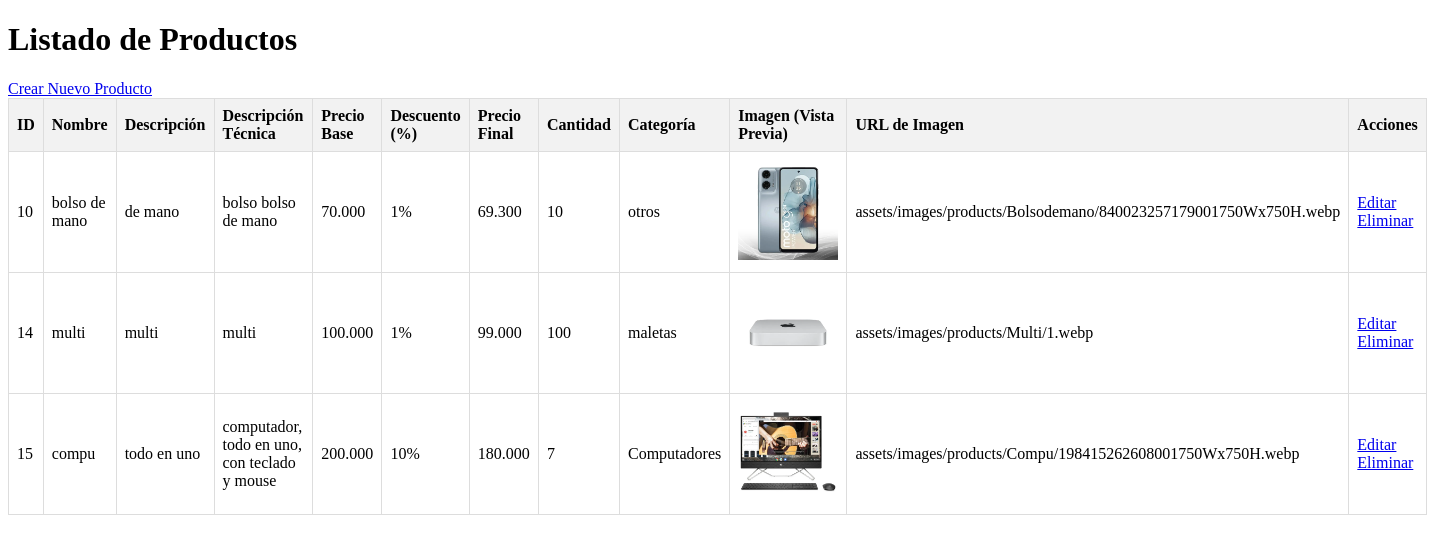
Screenshot of /index.php?c=ProductController&a=main (signed in) with the database file from the repository.
### tables this page shows
CREATE TABLE `products` (
  `id` int NOT NULL COMMENT 'identificador unico de cada producto',
  `name` varchar(250) DEFAULT NULL COMMENT 'nombre de cada producto',
  `description` varchar(250) DEFAULT NULL COMMENT 'descripcion general de cada producto',
  `technical_description` varchar(2000) DEFAULT NULL COMMENT 'descripcion tecnica detallada de cada producto',
  `price` int NOT NULL COMMENT 'precio o valor por uindad del producto',
  `amount` int DEFAULT NULL COMMENT 'cantidad disponible de cada producto',
  `category` int DEFAULT NULL COMMENT 'categoria a la que pertenece cada producto',
  `image` varchar(250) DEFAULT NULL COMMENT 'imagen de cada producto',
  `discount` int NOT NULL COMMENT 'descuento que se aplica al producto',
  `final_price` int GENERATED ALWAYS AS ((`price` - ((`price` * `discount`) / 100))) STORED COMMENT 'valor final a pagar'
);

CREATE TABLE `category` (
  `id_category` int NOT NULL COMMENT 'id unico de cada categoria',
  `name_category` varchar(50) DEFAULT NULL COMMENT 'nombre de la categoria general',
  `desc_category` varchar(250) DEFAULT NULL COMMENT 'descripcion general de la categoria'
);

### controllers/ProductController.php (called while the page is built, shortened)
<?php
require_once 'models/ProductModel.php';
class ProductController
{
    private $productModel;
    public function __construct()
    {
        $db = new Database();
        $pdo = $db->getConnection();
        $this->productModel = new ProductModel($pdo);
    }
    public function main()
    {
        $products = $this->productModel->getAllProducts();
        require_once 'views/rol/admin/dashboard/products/read_products.php';
    }
}
?>

### models/ProductModel.php (called while the page is built, shortened)
<?php
    class ProductModel
    {
        private $db;
        private $id;
        private $name;
        private $description;
        private $technical_description;
        private $price;
        private $amount;
        private $image;
        private $discount;
        private $final_price;
        public function __construct($pdo)
        {
            $this->db = $pdo;
        }
        public function getId() { return $this->id; }
        public function setId($id) { $this->id = $id; }
        public function getName() { return $this->name; }
        public function setName($name) { $this->name = $name; }
        public function getDescription() { return $this->description; }
        public function setDescription($description) { $this->description = $description; }
        public function getTechnicalDescription() { return $this->technical_description; }
        public function setTechnicalDescription($technical_description) { $this->technical_description = $technical_description; }
        public function getPrice() { return $this->price; }
        public function setPrice($price) { $this->price = $price; }
        public function getAmount() { return $this->amount; }
        public function setAmount($amount) { $this->amount = $amount ?? 0;  }
        public function setCategoryName($categoryName) { $this->categoryName = $categoryName; }
        public function getCategoryName() { return $this->categoryName ?? 'Sin categoría'; }
        public function getImage() { return $this->image ?? ''; }
        public function setImage($image) { $this->image = $image; }
        public function getDiscount() { return $this->discount ?? 0; }
        public function setDiscount($discount) { $this->discount = $discount; }
        public function getFinalPrice() { return $this->final_price ?? 0; }
        public function setFinalPrice($final_price) { $this->final_price = $final_price; }
        public function getAllProducts()
        {
            $query = "
                SELECT
                    p.id,
                    p.name,
                    p.description,
                    p.technical_description,
                    p.price,
                    p.amount,
                    p.image,
                    p.category,
                    p.discount,
                    p.final_price,
                    c.name_category AS category_name
                FROM
                    products p
                LEFT JOIN
                    category c ON p.category = c.id_category
            ";
            $stmt = $this->db->prepare($query);
            $stmt->execute();
            $products = [];
            while ($row = $stmt->fetch(PDO::FETCH_ASSOC)) {
                $product = new ProductModel($this->db);
                $product->setId($row['id']);
                $product->setName($row['name']);
                $product->setDescription($row['description']);
                $product->setTechnicalDescription($row['technical_description']);
                $product->setPrice($row['price']);
                $product->setAmount($row['amount']);
                $product->setCategory($row['category']);
                $product->setImage($row['image']);
                $product->setDiscount($row['discount']);
                $product->setFinalPrice($row['final_price']);
                $product->setCategoryName($row['category_name']);
                $products[] = $product;
            }
            return $products;
        }
    }
?>

### views/rol/admin/dashboard/products/read_products.php (the view, shortened to what this page needs)
<!DOCTYPE html>
<html>
<head>
</head>
<body>
<h1>Listado de Productos</h1>
<a href="index.php?c=ProductController&a=create">Crear Nuevo Producto</a>
<table>
    <thead>
        <tr>
            <th>ID</th>
            <th>Nombre</th>
            <th>Descripción</th>
            <th>Descripción Técnica</th>
            <th>Precio Base</th>
            <th>Descuento (%)</th>
            <th>Precio Final</th>
            <th>Cantidad</th>
            <th>Categoría</th>
            <th>Imagen (Vista Previa)</th>
            <th>URL de Imagen</th>
            <th>Acciones</th>
        </tr>
    </thead>
    <tbody>
        <?php foreach ($products as $product): ?>
            <tr>
                <td><?= htmlspecialchars($product->getId()) ?></td>
                <td><?= htmlspecialchars($product->getName()) ?></td>
                <td><?= htmlspecialchars($product->getDescription()) ?></td>
                <td><?= htmlspecialchars($product->getTechnicalDescription()) ?></td>
                <td><?= number_format($product->getPrice(), 0, ',', '.') ?></td>
                <td><?= number_format($product->getDiscount(), 0, ',', '.') ?>%</td>
                <td><?= number_format($product->getFinalPrice(), 0, ',', '.') ?></td>
                <td><?= htmlspecialchars($product->getAmount()) ?></td>
                <td><?= htmlspecialchars($product->getCategoryName()) ?></td>
                <td>
                    <?php if ($product->getImage()): ?>
                        <img src="<?= htmlspecialchars($product->getImage()) ?>" alt="Imagen del producto">
                    <?php else: ?>
                        Sin imagen
                    <?php endif; ?>
                </td>
                <td>
                    <?= htmlspecialchars($product->getImage() ?? 'Sin URL') ?>
                </td>
                <td>
                    <a href="index.php?c=ProductController&a=update&id=<?= htmlspecialchars($product->getId()) ?>">Editar</a>
                    <a href="index.php?c=ProductController&a=delete&id=<?= htmlspecialchars($product->getId()) ?>" class="delete-product" data-id="<?= htmlspecialchars($product->getId()) ?>" data-name="<?= htmlspecialchars($product->getName()) ?>">Eliminar</a>
                </td>
            </tr>
        <?php endforeach; ?>
    </tbody>
</table>
<link rel="stylesheet" href="https://cdn.jsdelivr.net/npm/sweetalert2@11/dist/sweetalert2.min.css">
</body>
</html>

### views/rol/admin/dashboard/products/read_products.php (style rules this page uses)
table { width: 100%; border-collapse: collapse; }
th, td { border: 1px solid #ddd; padding: 8px; text-align: left; }
th { background-color: #f2f2f2; }
img { max-width: 100px; height: auto; }

### rows the page displays
products: id "10", name "bolso de mano", description "de mano", technical_description "bolso bolso de mano", price "70.000", discount "1", final_price "69.300", amount "10", category.name_category "otros", image (picture), image "assets/images/products/Bolsodemano/840023257179001750Wx750H.webp"
products: id "14", name "multi", description "multi", technical_description "multi", price "100.000", discount "1", final_price "99.000", amount "100", category.name_category "maletas", image (picture), image "assets/images/products/Multi/1.webp"
products: id "15", name "compu", description "todo en uno", technical_description "computador, todo en uno, con teclado y mouse", price "200.000", discount "10", final_price "180.000", amount "7", category.name_category "Computadores", image (picture), image "assets/images/products/Compu/198415262608001750Wx750H.webp"
